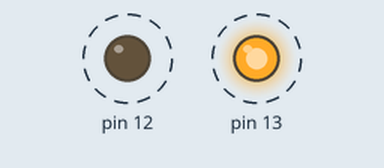
Recording of a sketch running on a simulated Arduino Uno, built with avr-gcc and run on an emulated ATmega328P. Parts: output pins drawn as LEDs (lit = HIGH). Dashed ring = blinking.

Above: at 0.5 s.
Timing chart, 0 to 3.5 s (numbered marks = the images above):
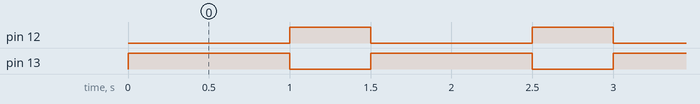

Measured:
- by itself, pin 12: alternates HIGH for 0.50 s and LOW for 1.0 s
- by itself, pin 13: alternates HIGH for 1.0 s and LOW for 0.50 s

The sketch:

Blink.ino
```cpp
void setup() {
  // initialize digital pin 13 as an output.
  pinMode(13, OUTPUT);
   pinMode(12, OUTPUT);
}


void loop() {
  digitalWrite(13, HIGH);
  digitalWrite(12, LOW);// turn the LED on (HIGH is the voltage level)
  delay(1000);              // wait for a second
  digitalWrite(13, LOW);
  digitalWrite(12, HIGH);// turn the LED off by making the voltage LOW
  delay(500);              // wait for a second
}
```
